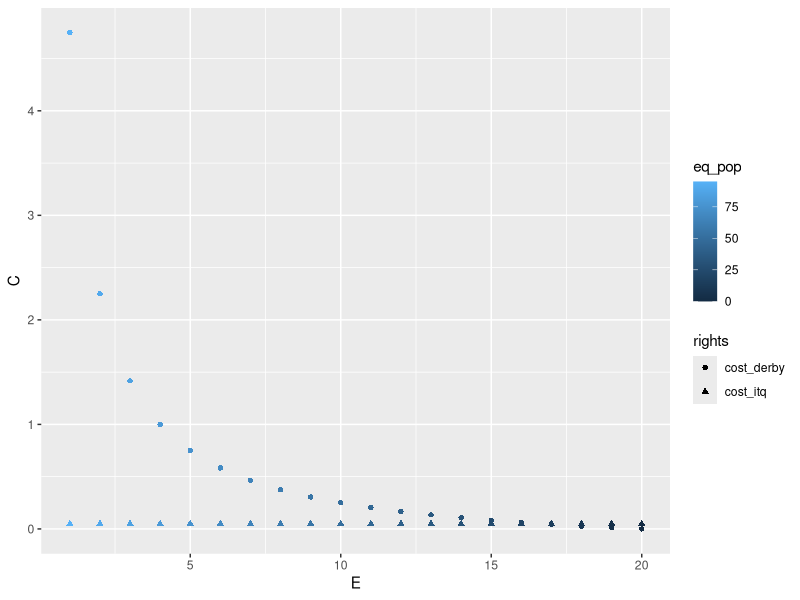
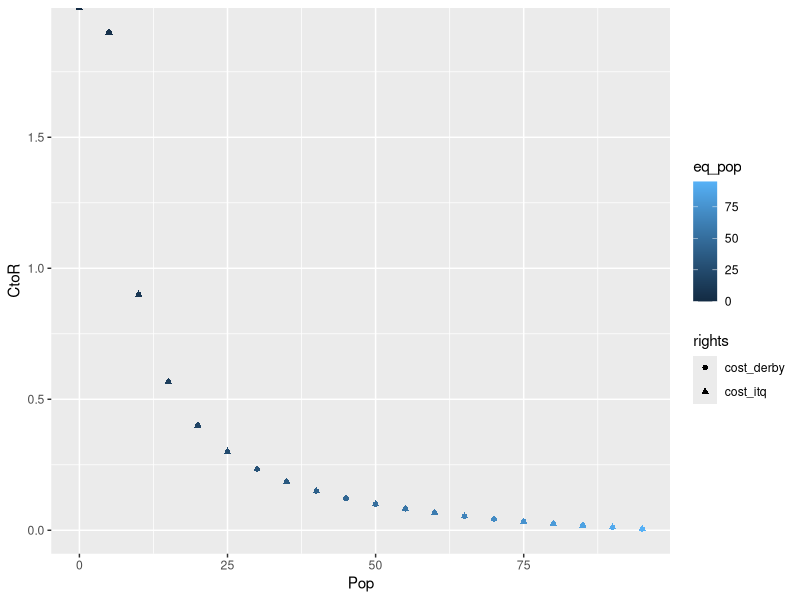

These figures' R source, in order:
## ---- chunk 1

library(dplyr)
library(ggplot2)
library(tidyr)

r = 0.2

k = 100

pop = c(1)

effort = 1:20

a = 10

q = 0.01

msy = r*k/4

e_msy = (r*k/4)/(q*k/2)

cr_ratio = .1

out = expand.grid(pop = pop,effort = effort)

# out$cost_derby = (a)/(2*out$effort)
out$eq_pop = k*( 1 - pmin(r,q*out$effort)/r)

out$cost_derby = (a*q*out$eq_pop)/(2*out$effort)
 out$cost_itq = (a*msy*cr_ratio) / (e_msy^2)

# out$cost_itq = 0.77 * out$cost_derby

out$cost_itq = (a*q)/2

out$catch = pmin(out$eq_pop,out$eq_pop*q*out$effort)

dat <- out %>%
  mutate(cr_ratio = (cost_itq * effort ^2)/(a*eq_pop*q*effort)) %>% 
  as_data_frame() %>%
  gather('rights','cost',cost_derby:cost_itq) %>%
    mutate(catch = pmin(eq_pop,eq_pop*q*effort), revenue = catch*a,
         costs = cost*effort^2,
         profits = revenue - costs,
         marginal_prof = a*q*eq_pop - 2*(cost*effort))

  dat %>%
  ggplot(aes(effort,cost, shape = rights, color = eq_pop)) +
  geom_point() +
  # facet_grid(eq_pop ~., scales = 'free') +
    xlab('E') +
    ylab('C')
  
    dat %>%
  ggplot(aes(eq_pop,cr_ratio, shape = rights, color = eq_pop)) +
  geom_point() +
  # facet_grid(eq_pop ~., scales = 'free') +
    xlab('Pop') +
    ylab('CtoR')



